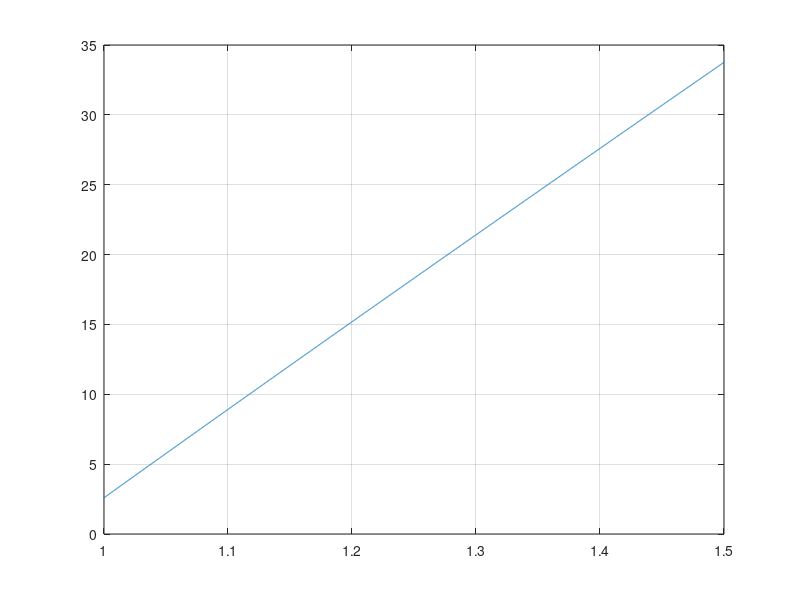

The MATLAB source for this figure: (Note: this script raises an error after producing the figure.)
clear all
close all
clc
f=vectorize(inline('(59.68-(4.2481./v.^2)).*(v-0.037847)-50.74'));
v=1:0.0001:1.5;
y=f(v);
plot(v,y)
grid on
pause
r(1)=input('escribe un valor inicial para ´proxima la raíz; ')
tol=0.00001;
e(1)=inf;
syms v
n=1;
while e(n)>tol
    n=n+1;
    r(n)=r(n-1)-f(r(n-1))/subs(diff(f(v)),r(n-1));
    e(n)=abs(r(n)-r(n-1));
end
fprintf('La raíz es %5.8f con un error de %5.8f\n',r(n),e(n))